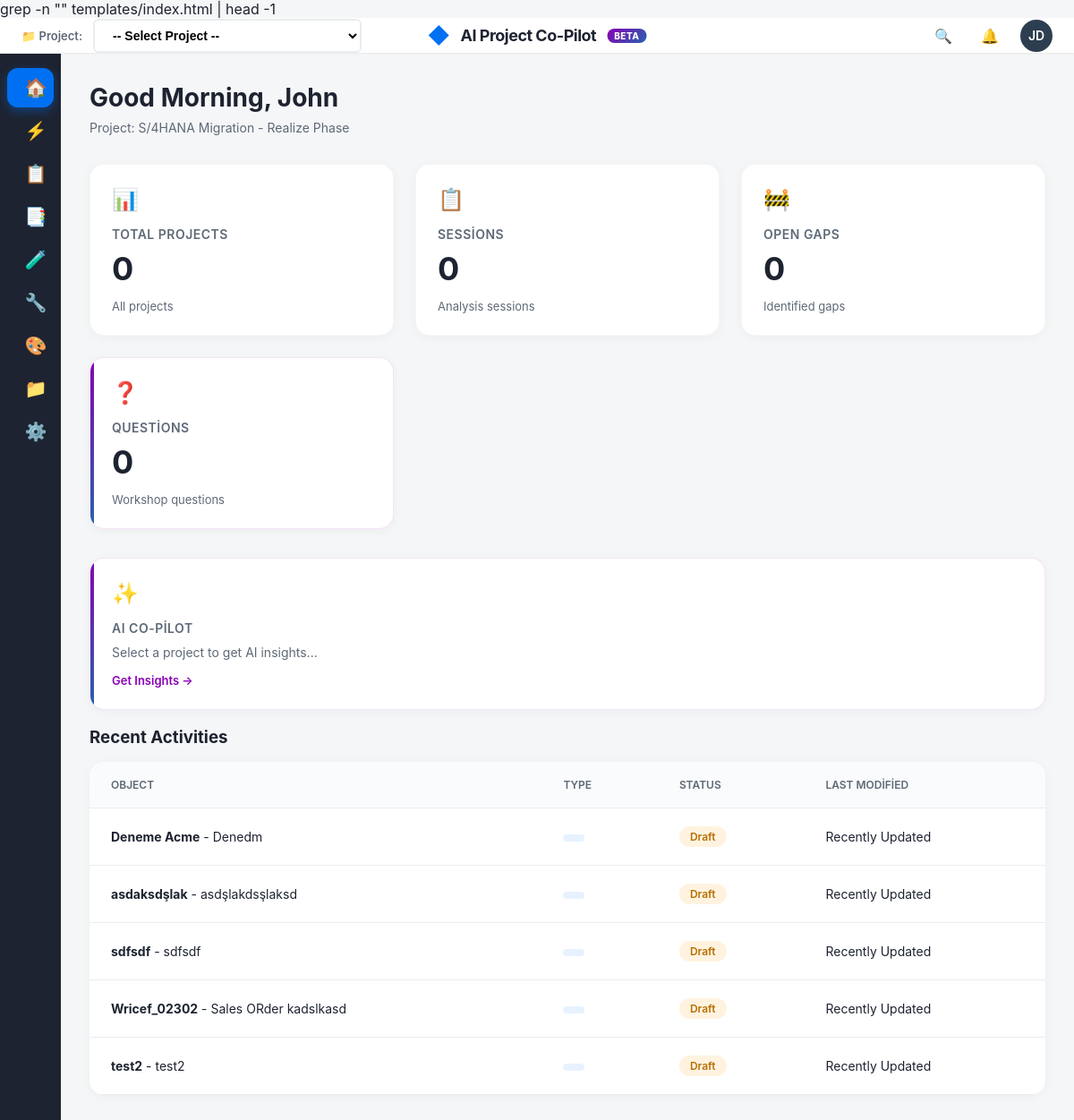
The app's page /, older data.
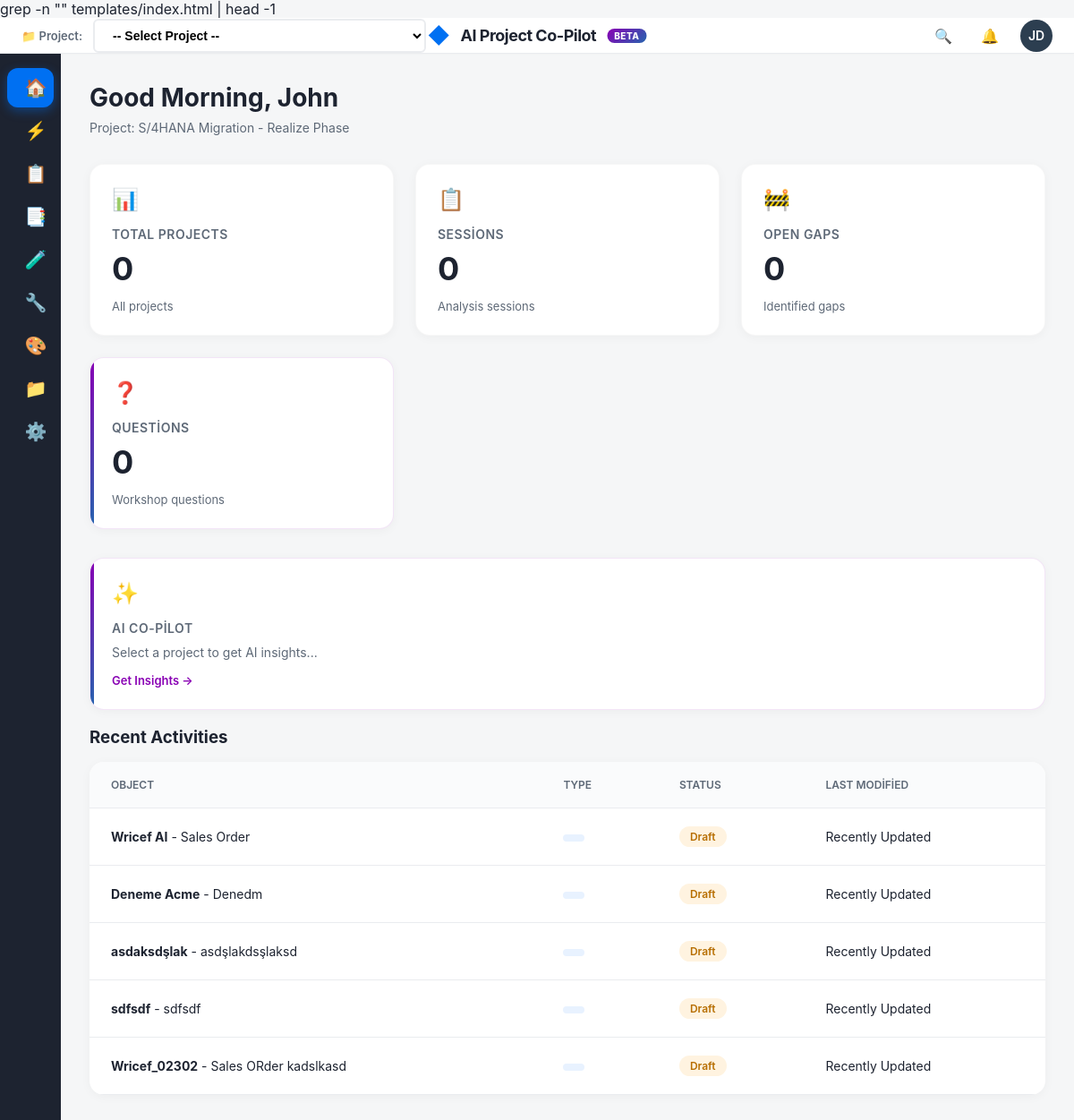
The same page, newer data.
### tables this page shows
CREATE TABLE requirements (
            id INTEGER PRIMARY KEY AUTOINCREMENT,
            code TEXT NOT NULL,          -- Örn: FS_MM_041
            title TEXT NOT NULL,         -- Örn: PO Approval Workflow
            module TEXT,                 -- Örn: MM, SD, FI
            complexity TEXT,             -- Low, Medium, High
            status TEXT DEFAULT 'Draft', -- Draft, Ready, In Progress
            ai_status TEXT DEFAULT 'None', -- None, Draft, Full
            summary TEXT,                -- AI tarafından üretilen özet
            tech_spec TEXT,              -- AI tarafından üretilen teknik detay
            effort_days INTEGER          -- Tahmini efor
        , project_id INTEGER);

### app.py (the view)
@app.route('/')
def index():
    try:
        with db_conn() as conn:
            requirements = conn.execute('SELECT id, project_id, code, title, status FROM requirements').fetchall()
            recent_activities = conn.execute(
                'SELECT id, project_id, code, title, status FROM requirements ORDER BY id DESC LIMIT 5'
            ).fetchall()
        return render_template('index.html', requirements=requirements, recent_activities=recent_activities)
    except Exception as e:
        logger.exception('Failed to render index')
        return "Veritabanı hatası oluştu.", 500

### app.py (called while the page is built)
@contextmanager
def db_conn():
    conn = get_db_connection()
    try:
        yield conn
    finally:
        try:
            conn.close()
        except Exception:
            pass

### templates/index.html (shortened to what this page needs)
<!DOCTYPE html>
<html lang="tr">
<head>
grep -n "</head>" templates/index.html | head -1
</head>
<body>
<header class="shell-bar">
    <div class="global-project-selector" style="display: flex; align-items: center; gap: 12px;">
        <span style="font-size: 13px; color: var(--text-secondary); font-weight: 600;">📁 Project:</span>
        <select id="globalProjectSelect" onchange="onGlobalProjectChange()" style="padding: 8px 16px; border: 2px solid var(--border-light); border-radius: var(--radius-s); font-size: 14px; font-weight: 600; min-width: 300px; cursor: pointer; background: white;">
            <option value="">-- Select Project --</option>
        </select>
    </div>
    <div class="brand-area" style="position: absolute; left: 50%; transform: translateX(-50%);">
        <div style="color:var(--primary); font-size: 24px;">◆</div>
        <span>AI Project Co-Pilot</span>
        <span class="ai-badge">BETA</span>
    </div>
    <div class="user-actions">
        <div class="icon-btn" onclick="showToast('Global Search')">🔍</div>
        <div class="icon-btn" onclick="showToast('No new notifications')">🔔</div>
        <div class="icon-btn avatar">JD</div>
    </div>
</header>
    <div class="main-layout">
  <nav class="sidebar">
    <div class="nav-item active" onclick="navTo('dashboard', this)">
        <div class="nav-icon">🏠</div> <span class="nav-text">Cockpit</span>
    </div>
    <div class="nav-item" onclick="navTo('analysis', this)">
        <div class="nav-icon">⚡</div> <span class="nav-text">Analysis</span>
    </div>
    <div class="nav-item" onclick="navTo('scenarios', this)">
        <div class="nav-icon">📋</div> <span class="nav-text">Scenarios</span>
    </div>
    <div class="nav-item" onclick="navTo('requirements', this)">
        <div class="nav-icon">📑</div> <span class="nav-text">Requirements</span>
    </div>
    <div class="nav-item" onclick="navTo('testing', this)">
        <div class="nav-icon">🧪</div> <span class="nav-text">Testing</span>
    </div>
    <div class="nav-item" onclick="navTo('wricef', this)">
                <div class="nav-icon">🔧</div> <span class="nav-text">WRICEF</span>
            </div>
            <div class="nav-item" onclick="navTo('design', this)">
        <div class="nav-icon">🎨</div> <span class="nav-text">Design (FS/TS)</span>
    </div>
    <div class="nav-item" onclick="navTo('projects', this)">
                    <div class="nav-icon">📁</div> <span class="nav-text">Projects</span>
                </div>
    <div class="nav-item" onclick="navTo('config', this)">
        <div class="nav-icon">⚙️</div> <span class="nav-text">Settings</span>
    </div>
</nav>
        <main class="content">
            <div id="view-dashboard" class="view active">
                <div class="page-header">
                    <h1 class="page-title">Good Morning, John</h1>
                    <div class="page-subtitle">Project: S/4HANA Migration - Realize Phase</div>
                </div>
                <div class="grid-dashboard">
    <div class="smart-card">
        <span class="card-icon">📊</span>
        <div class="card-title">Total Projects</div>
        <div class="card-value stat-projects">0</div>
        <div class="card-meta">All projects</div>
    </div>
    <div class="smart-card">
        <span class="card-icon">📋</span>
        <div class="card-title">Sessions</div>
        <div class="card-value stat-sessions">0</div>
        <div class="card-meta">Analysis sessions</div>
    </div>
    <div class="smart-card">
        <span class="card-icon">🚧</span>
        <div class="card-title">Open Gaps</div>
        <div class="card-value stat-gaps">0</div>
        <div class="card-meta">Identified gaps</div>
    </div>
    <div class="smart-card card-ai">
        <span class="card-icon">❓</span>
        <div class="card-title">Questions</div>
        <div class="card-value stat-questions">0</div>
        <div class="card-meta">Workshop questions</div>
    </div>
</div>
<div class="smart-card card-ai">
    <span class="card-icon">✨</span>
    <div class="card-title">AI Co-Pilot</div>
    <div style="font-size: 14px; margin-top: 10px; color: var(--text-secondary);" id="ai-insight-text">
        Select a project to get AI insights...
    </div>
    <div class="card-meta" style="color: #8900B4; font-weight: 600; cursor: pointer; margin-top: 15px;" onclick="getAIInsights()">
        Get Insights →
    </div>
</div>
                <h3 style="margin-bottom: 16px;">Recent Activities</h3>
                <div class="smart-table-container">
                    <table class="smart-table">
                        <thead>
                            <tr>
                                <th>Object</th>
                                <th>Type</th>
                                <th>Status</th>
                                <th>Last Modified</th>
                            </tr>
                        </thead>
                        <tbody>
    {% if recent_activities %}
        {% for activity in recent_activities %}
        <tr onclick="loadRequirementDetails({{ activity['id'] }})">
            <td><b>{{ activity['code'] }}</b> - {{ activity['title'] }}</td>
            <td>
                {% if activity['module'] == 'MM' %}
                    <span class="pill blue">MM</span>
                {% elif activity['module'] == 'SD' %}
                    <span class="pill blue">SD</span>
                {% elif activity['module'] == 'FI' %}
                    <span class="pill blue">FI</span>
                {% else %}
                    <span class="pill blue">{{ activity['module'] }}</span>
                {% endif %}
            </td>
            <td>
                {% if activity['status'] == 'Draft' %}
                    <span class="pill orange">Draft</span>
                {% elif activity['status'] == 'In Progress' %}
                    <span class="pill orange">In Progress</span>
                {% elif activity['status'] == 'Ready' or activity['status'] == 'Approved' %}
                    <span class="pill green">{{ activity['status'] }}</span>
                {% else %}
                    <span class="pill blue">{{ activity['status'] }}</span>
                {% endif %}
            </td>
            <td>Recently Updated</td>
        </tr>
        {% endfor %}
    {% else %}
        <tr>
            <td colspan="4" style="text-align: center; color: #999;">No recent activities</td>
        </tr>
    {% endif %}
</tbody>
                    </table>
                </div>
            </div>
        </main>
    </div>
</body>
</html>
</body>
</html>

Row changes from the older to the newer data that the page shows:
no longer on this page (row unchanged): requirements: code "test2", title "test2", status "Draft"
added requirements: code "Wricef AI", title "Sales Order", status "Draft"
